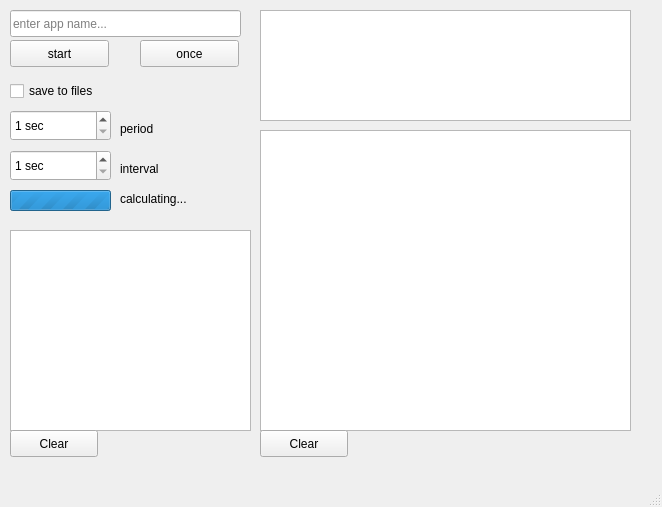
<?xml version="1.0" encoding="UTF-8"?>
<ui version="4.0">
 <class>MainWindow</class>
 <widget class="QMainWindow" name="MainWindow">
  <property name="geometry">
   <rect>
    <x>0</x>
    <y>0</y>
    <width>662</width>
    <height>507</height>
   </rect>
  </property>
  <property name="sizePolicy">
   <sizepolicy hsizetype="Fixed" vsizetype="Fixed">
    <horstretch>0</horstretch>
    <verstretch>0</verstretch>
   </sizepolicy>
  </property>
  <property name="windowTitle">
   <string>linux memory monitor</string>
  </property>
  <property name="toolTip">
   <string>&lt;html&gt;&lt;head/&gt;&lt;body&gt;&lt;p&gt;this program calculates total RAM usage for a group of processes (no shared memory duplication)&lt;/p&gt;&lt;/body&gt;&lt;/html&gt;</string>
  </property>
  <widget class="QWidget" name="centralWidget">
   <widget class="QPushButton" name="pushButtonStart">
    <property name="geometry">
     <rect>
      <x>10</x>
      <y>40</y>
      <width>99</width>
      <height>27</height>
     </rect>
    </property>
    <property name="toolTip">
     <string>&lt;html&gt;&lt;head/&gt;&lt;body&gt;&lt;p&gt;take measurements over time period&lt;/p&gt;&lt;/body&gt;&lt;/html&gt;</string>
    </property>
    <property name="text">
     <string>start</string>
    </property>
   </widget>
   <widget class="QPlainTextEdit" name="plainTextEditLog">
    <property name="geometry">
     <rect>
      <x>10</x>
      <y>230</y>
      <width>241</width>
      <height>201</height>
     </rect>
    </property>
    <property name="font">
     <font>
      <pointsize>8</pointsize>
     </font>
    </property>
    <property name="toolTip">
     <string>&lt;html&gt;&lt;head/&gt;&lt;body&gt;&lt;p&gt;program log&lt;/p&gt;&lt;/body&gt;&lt;/html&gt;</string>
    </property>
    <property name="readOnly">
     <bool>true</bool>
    </property>
   </widget>
   <widget class="QLineEdit" name="lineEditProcessName">
    <property name="geometry">
     <rect>
      <x>10</x>
      <y>10</y>
      <width>231</width>
      <height>27</height>
     </rect>
    </property>
    <property name="toolTip">
     <string>&lt;html&gt;&lt;head/&gt;&lt;body&gt;&lt;p&gt;enter process name(s) separated by whitespace&lt;/p&gt;&lt;p&gt;(e.g.: chrome firefox skype oracle)&lt;/p&gt;&lt;/body&gt;&lt;/html&gt;</string>
    </property>
    <property name="placeholderText">
     <string>enter app name...</string>
    </property>
   </widget>
   <widget class="QSpinBox" name="spinBoxPeriod">
    <property name="geometry">
     <rect>
      <x>10</x>
      <y>110</y>
      <width>101</width>
      <height>31</height>
     </rect>
    </property>
    <property name="toolTip">
     <string>&lt;html&gt;&lt;head/&gt;&lt;body&gt;&lt;p&gt;for how long to work (seconds)&lt;/p&gt;&lt;/body&gt;&lt;/html&gt;</string>
    </property>
    <property name="suffix">
     <string> sec</string>
    </property>
    <property name="minimum">
     <number>1</number>
    </property>
    <property name="maximum">
     <number>604800</number>
    </property>
    <property name="value">
     <number>1</number>
    </property>
   </widget>
   <widget class="QPushButton" name="pushButtonNow">
    <property name="geometry">
     <rect>
      <x>140</x>
      <y>40</y>
      <width>99</width>
      <height>27</height>
     </rect>
    </property>
    <property name="toolTip">
     <string>&lt;html&gt;&lt;head/&gt;&lt;body&gt;&lt;p&gt;take one measurement&lt;/p&gt;&lt;/body&gt;&lt;/html&gt;</string>
    </property>
    <property name="text">
     <string>once</string>
    </property>
   </widget>
   <widget class="QSpinBox" name="spinBoxInterval">
    <property name="geometry">
     <rect>
      <x>10</x>
      <y>150</y>
      <width>101</width>
      <height>31</height>
     </rect>
    </property>
    <property name="toolTip">
     <string>&lt;html&gt;&lt;head/&gt;&lt;body&gt;&lt;p&gt;how often to take measurements (seconds)&lt;/p&gt;&lt;/body&gt;&lt;/html&gt;</string>
    </property>
    <property name="suffix">
     <string> sec</string>
    </property>
    <property name="minimum">
     <number>1</number>
    </property>
    <property name="maximum">
     <number>604800</number>
    </property>
    <property name="value">
     <number>1</number>
    </property>
   </widget>
   <widget class="QPlainTextEdit" name="plainTextEditDisplay">
    <property name="geometry">
     <rect>
      <x>260</x>
      <y>130</y>
      <width>371</width>
      <height>301</height>
     </rect>
    </property>
    <property name="toolTip">
     <string>&lt;html&gt;&lt;head/&gt;&lt;body&gt;&lt;p&gt;measurements are shown here (and saved to files in  directory with program's .exe)&lt;/p&gt;&lt;/body&gt;&lt;/html&gt;</string>
    </property>
   </widget>
   <widget class="QLabel" name="label">
    <property name="geometry">
     <rect>
      <x>120</x>
      <y>120</y>
      <width>67</width>
      <height>17</height>
     </rect>
    </property>
    <property name="text">
     <string>period</string>
    </property>
   </widget>
   <widget class="QLabel" name="label_2">
    <property name="geometry">
     <rect>
      <x>120</x>
      <y>160</y>
      <width>67</width>
      <height>17</height>
     </rect>
    </property>
    <property name="text">
     <string>interval</string>
    </property>
   </widget>
   <widget class="QPushButton" name="pushButtonClearLog">
    <property name="geometry">
     <rect>
      <x>10</x>
      <y>430</y>
      <width>88</width>
      <height>27</height>
     </rect>
    </property>
    <property name="toolTip">
     <string>&lt;html&gt;&lt;head/&gt;&lt;body&gt;&lt;p&gt;clear log&lt;/p&gt;&lt;/body&gt;&lt;/html&gt;</string>
    </property>
    <property name="text">
     <string>Clear</string>
    </property>
   </widget>
   <widget class="QPushButton" name="pushButtonClearDisplay">
    <property name="geometry">
     <rect>
      <x>260</x>
      <y>430</y>
      <width>88</width>
      <height>27</height>
     </rect>
    </property>
    <property name="toolTip">
     <string>&lt;html&gt;&lt;head/&gt;&lt;body&gt;&lt;p&gt;clear log&lt;/p&gt;&lt;/body&gt;&lt;/html&gt;</string>
    </property>
    <property name="text">
     <string>Clear</string>
    </property>
   </widget>
   <widget class="QGraphicsView" name="graphicsView">
    <property name="geometry">
     <rect>
      <x>260</x>
      <y>10</y>
      <width>371</width>
      <height>111</height>
     </rect>
    </property>
    <property name="toolTip">
     <string>charts</string>
    </property>
   </widget>
   <widget class="QProgressBar" name="progressBar">
    <property name="geometry">
     <rect>
      <x>10</x>
      <y>190</y>
      <width>101</width>
      <height>21</height>
     </rect>
    </property>
    <property name="toolTip">
     <string>accessing files in /proc...</string>
    </property>
    <property name="maximum">
     <number>0</number>
    </property>
    <property name="value">
     <number>-1</number>
    </property>
   </widget>
   <widget class="QLabel" name="labelProgressBar">
    <property name="geometry">
     <rect>
      <x>120</x>
      <y>190</y>
      <width>91</width>
      <height>17</height>
     </rect>
    </property>
    <property name="text">
     <string>calculating...</string>
    </property>
   </widget>
   <widget class="QCheckBox" name="checkBox">
    <property name="geometry">
     <rect>
      <x>10</x>
      <y>80</y>
      <width>111</width>
      <height>22</height>
     </rect>
    </property>
    <property name="toolTip">
     <string>folder with data will be created in the directory where program was started </string>
    </property>
    <property name="text">
     <string>save to files</string>
    </property>
   </widget>
  </widget>
  <widget class="QMenuBar" name="menuBar">
   <property name="geometry">
    <rect>
     <x>0</x>
     <y>0</y>
     <width>662</width>
     <height>19</height>
    </rect>
   </property>
  </widget>
  <widget class="QStatusBar" name="statusBar"/>
 </widget>
 <layoutdefault spacing="6" margin="11"/>
 <resources/>
 <connections/>
</ui>
